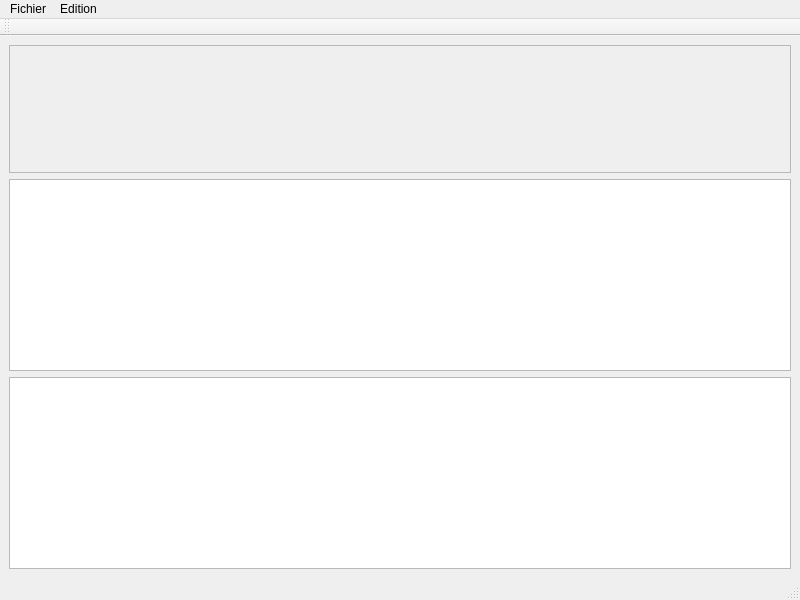
<?xml version="1.0" encoding="UTF-8"?>
<ui version="4.0">
 <class>MainWindow</class>
 <widget class="QMainWindow" name="MainWindow">
  <property name="geometry">
   <rect>
    <x>0</x>
    <y>0</y>
    <width>800</width>
    <height>600</height>
   </rect>
  </property>
  <property name="windowTitle">
   <string>MainWindow</string>
  </property>
  <widget class="QWidget" name="centralwidget">
   <layout class="QVBoxLayout" name="verticalLayout">
    <item>
     <widget class="QScrollArea" name="scrollArea">
      <property name="widgetResizable">
       <bool>true</bool>
      </property>
      <widget class="QWidget" name="scrollAreaWidgetContents">
       <property name="geometry">
        <rect>
         <x>0</x>
         <y>0</y>
         <width>780</width>
         <height>129</height>
        </rect>
       </property>
      </widget>
     </widget>
    </item>
    <item>
     <widget class="QTreeView" name="treeView"/>
    </item>
    <item>
     <widget class="QListView" name="listView"/>
    </item>
   </layout>
  </widget>
  <widget class="QMenuBar" name="menubar">
   <property name="geometry">
    <rect>
     <x>0</x>
     <y>0</y>
     <width>800</width>
     <height>22</height>
    </rect>
   </property>
   <widget class="QMenu" name="menuFichier">
    <property name="title">
     <string>Fichier</string>
    </property>
    <addaction name="actionNouveau"/>
    <addaction name="actionOuvrir"/>
    <addaction name="actionEnregistrer"/>
    <addaction name="actionEnregistrer_sous"/>
   </widget>
   <widget class="QMenu" name="menuEdition">
    <property name="title">
     <string>Edition</string>
    </property>
   </widget>
   <addaction name="menuFichier"/>
   <addaction name="menuEdition"/>
  </widget>
  <widget class="QStatusBar" name="statusbar"/>
  <widget class="QToolBar" name="toolBar">
   <property name="windowTitle">
    <string>toolBar</string>
   </property>
   <attribute name="toolBarArea">
    <enum>TopToolBarArea</enum>
   </attribute>
   <attribute name="toolBarBreak">
    <bool>false</bool>
   </attribute>
  </widget>
  <action name="actionNouveau">
   <property name="text">
    <string>Nouveau</string>
   </property>
  </action>
  <action name="actionOuvrir">
   <property name="text">
    <string>Ouvrir</string>
   </property>
  </action>
  <action name="actionEnregistrer">
   <property name="text">
    <string>Enregistrer</string>
   </property>
  </action>
  <action name="actionEnregistrer_sous">
   <property name="text">
    <string>Enregistrer sous...</string>
   </property>
  </action>
 </widget>
 <resources/>
 <connections/>
</ui>
